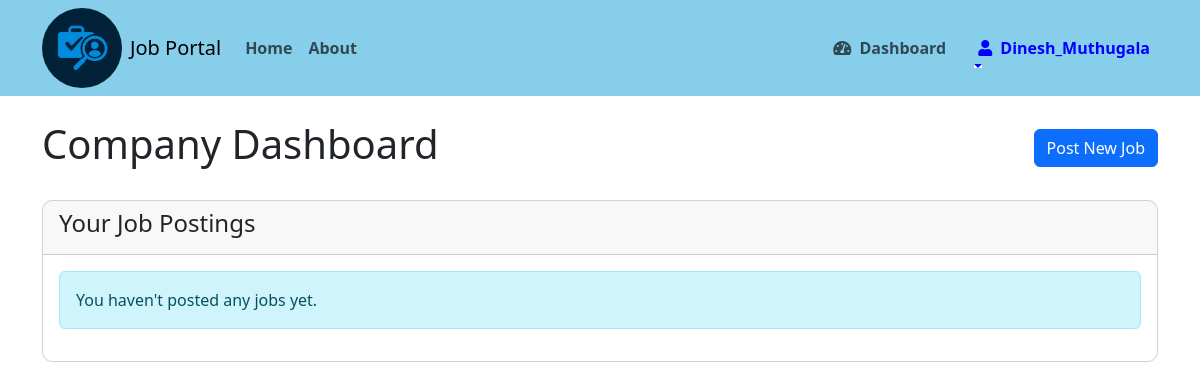
The page /dashboard/ (signed in) on the database as committed earlier.
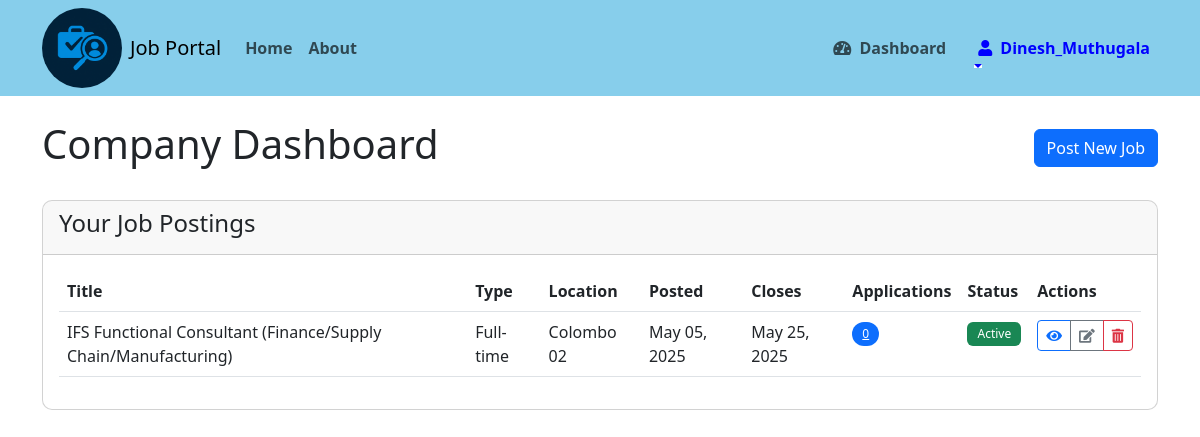
The same page on the database as committed later.
### jobs/models.py (models this page shows, shortened)
class Job(models.Model):
    JOB_TYPES = [
        ('FT', 'Full-time'),
        ('PT', 'Part-time'),
        ('CN', 'Contract'),
        ('IN', 'Internship'),
    ]
    company = models.ForeignKey(Company, on_delete=models.CASCADE)
    title = models.CharField(max_length=200)
    description = models.TextField()
    location = models.CharField(max_length=100)
    job_type = models.CharField(max_length=2, choices=JOB_TYPES)
    posted_date = models.DateTimeField(default=timezone.now)
    closing_date = models.DateTimeField()
    is_active = models.BooleanField(default=True)

### jobs/views.py (the view)
# urls.py: path('dashboard/', views.dashboard, name='dashboard'),
@login_required
def dashboard(request):
    if hasattr(request.user, 'company'):
        jobs = Job.objects.filter(company=request.user.company).order_by('-posted_date')
        return render(request, 'jobs/company_dashboard.html', {'jobs': jobs})
    elif hasattr(request.user, 'jobseeker'):
        applications = Application.objects.filter(applicant=request.user.jobseeker).order_by('-applied_date')
        return render(request, 'jobs/jobseeker_dashboard.html', {'applications': applications})
    else:
        return redirect('home')

### jobs/templates/jobs/company_dashboard.html (shortened to what this page needs)
{% extends 'jobs/base.html' %}
{% block content %}
    <div class="d-flex justify-content-between align-items-center mb-4">
        <h1>Company Dashboard</h1>
        <a href="{% url 'post_job' %}" class="btn btn-primary">Post New Job</a>
    </div>
    <div class="card">
        <div class="card-header">
            <h4>Your Job Postings</h4>
        </div>
        <div class="card-body">
            {% if jobs %}
                <div class="table-responsive">
                    <table class="table table-hover">
                        <thead>
                            <tr>
                                <th>Title</th>
                                <th>Type</th>
                                <th>Location</th>
                                <th>Posted</th>
                                <th>Closes</th>
                                <th>Applications</th>
                                <th>Status</th>
                                <th>Actions</th>
                            </tr>
                        </thead>
                        <tbody>
                            {% for job in jobs %}
                                <tr>
                                    <td>{{ job.title }}</td>
                                    <td>{{ job.get_job_type_display }}</td>
                                    <td>{{ job.location }}</td>
                                    <td>{{ job.posted_date|date:"M d, Y" }}</td>
                                    <td>{{ job.closing_date|date:"M d, Y" }}</td>
                                    <td>
                                        <a href="{% url 'view_applications' job.id %}" class="text-decoration-none">
                                            <span class="badge bg-primary rounded-pill text-decoration-underline">
                                                {{ job.application_set.count }}
                                            </span>
                                        </a>
                                    </td>
                                    <td>
                                        {% if job.is_active %}
                                            <span class="badge bg-success">Active</span>
                                        {% else %}
                                            <span class="badge bg-secondary">Closed</span>
                                        {% endif %}
                                    </td>
                                    <td>
                                        <div class="btn-group" role="group">
                                            <a href="{% url 'job_detail' job.id %}" class="btn btn-sm btn-outline-primary" title="View">
                                                <i class="fas fa-eye"></i>
                                            </a>
                                            <a href="{% url 'edit_job' job.id %}" class="btn btn-sm btn-outline-secondary" title="Edit">
                                                <i class="fas fa-edit"></i>
                                            </a>
                                            <a href="{% url 'delete_job' job.id %}" class="btn btn-sm btn-outline-danger" title="Delete">
                                                <i class="fas fa-trash-alt"></i>
                                            </a>
                                        </div>
                                    </td>
                                </tr>
                            {% endfor %}
                        </tbody>
                    </table>
                </div>
            {% else %}
                <div class="alert alert-info">You haven't posted any jobs yet.</div>
            {% endif %}
        </div>
    </div>
{% endblock %}

### jobs/templates/jobs/base.html (shortened to what this page needs)
<!DOCTYPE html>
<html lang="en">
<head>
    <link href="https://cdn.jsdelivr.net/npm/bootstrap@5.3.0/dist/css/bootstrap.min.css" rel="stylesheet">
    <link rel="stylesheet" href="https://cdnjs.cloudflare.com/ajax/libs/font-awesome/5.15.4/css/all.min.css">
</head>
<body>
    <nav class="navbar navbar-expand-lg navbar-light" style="background-color: #87CEEB;">
        <div class="container">
               {% load static %}
            <img src="{% static 'jobs/images/logo.png' %}" alt="Job Portal Logo" height="80" class="me-2" style="border-radius: 50%">
            <a class="navbar-brand" href="{% url 'home' %}">Job Portal</a>
            <div class="collapse navbar-collapse" id="navbarNav">
                <ul class="navbar-nav me-auto">
                    <li class="nav-item">
                        <a class="nav-link" href="{% url 'home' %}">Home</a>
                    </li>
                    <li class="nav-item">
                         <a class="nav-link" href="{% url 'about' %}" >About </a>
                    </li>
                </ul>
                <ul class="navbar-nav">
                    {% if user.is_authenticated %}
                    <li class="nav-item mx-3" >
                        <a class="nav-link" href="{% url 'dashboard' %}">
                            <i class="fas fa-tachometer-alt me-1"></i> Dashboard
                        </a>
                    </li>
                    <li class="nav-item dropdown">
                        <a style="color:blue;" class="nav-link dropdown-toggle" href="#" id="navbarDropdown" role="button" data-bs-toggle="dropdown" aria-expanded="false">
                            <i class="fas fa-user me-1"></i>
                            {{ user.username }}
                        </a>
                    </li>
                    {% endif %}
                </ul>
            </div>
        </div>
    </nav>
    <div class="container mt-4">
        {% block content %}{% endblock %}
    </div>
</body>
</html>

### jobs/templates/jobs/base.html (style rules this page uses)
.navbar-nav .nav-link { transition: all 0.3s ease; position: relative; font-weight: 600; }
.navbar-nav .nav-link::after { content: ''; position: absolute; width: 0; height: 2px; bottom: 0; left: 0; background-color: white; transition: width 0.3s ease; }
.card { border-radius: 10px; overflow: hidden; }
.badge { padding: 6px 10px; font-weight: 500; border-radius: 6px; }

Rows that differ between the two databases and show on the page:
added Job: title "IFS Functional Consultant (Finance/Supply Chain/Manufacturing)", job_type "Full-time", location "Colombo 02", posted_date "May 05, 2025", closing_date "May 25, 2025", application_set.count "0", is_active "Active"
Other text that changed with them:
text no longer shown: "You haven't posted any jobs yet."
text now shown: "Title Type Location Posted Closes Applications Status Actions"
